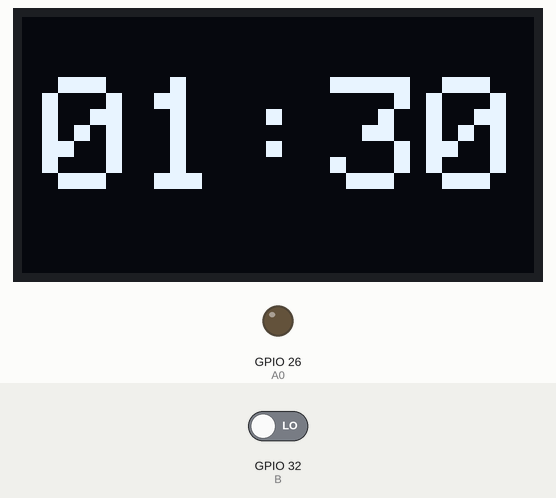
The sketch below on a simulated ESP32. Parts: 128×64 one-colour display, output pins drawn as LEDs (lit = HIGH). The inputs (shaded band) are chosen by the test bench; at power-on: GPIO 32 (B) LOW. Pins used as bus, display or sensor lines are not drawn.

Above: at 1.2 s.
1.3 s: GPIO 32 (B) driven HIGH
At 1.5 s:
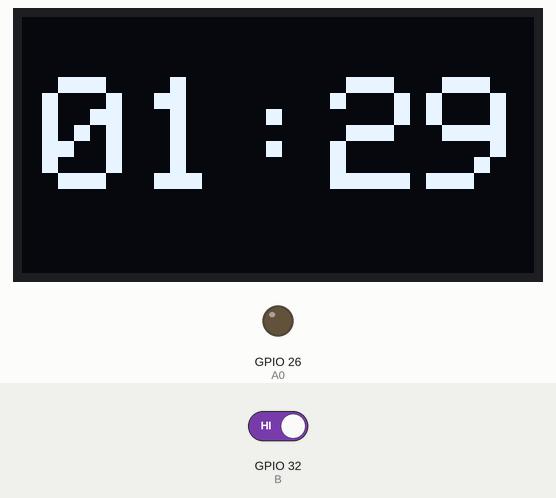
At 13.6 s:
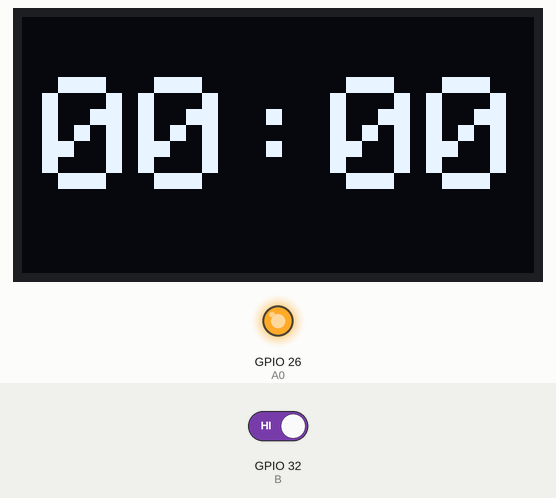
Timing chart, 0 to 13.9 s (numbered marks = the images above; inputs shaded):
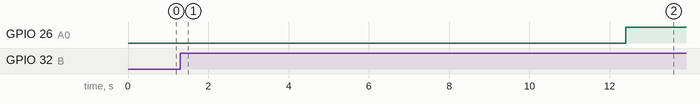

The sketch:

sketch_mar09a.ino
```cpp
#include <Adafruit_SH110X.h>
#include <splash.h>

#include <Adafruit_GFX.h>
#include <Adafruit_GrayOLED.h>
#include <Adafruit_SPITFT.h>
#include <Adafruit_SPITFT_Macros.h>
#include <gfxfont.h>

#include "FeatherShieldPinouts.h"
#define B 32
#define C 14

Adafruit_SH1107 display = Adafruit_SH1107(64, 128, &Wire);
hw_timer_t*timer=NULL;
hw_timer_t*timer2=NULL;

bool volatile Ap = false;
bool volatile led2 = false;

int s = 30;
int m = 1;

void IRAM_ATTR Tim1Int(){
  if (Ap == true) {
    s--;
    if (m == 0 && s == 0) {
      Ap = false;
      digitalWrite(A0,HIGH);
      led2 = false;
    }
    else if (m <= 0) {
      led2 = true;
      if (led2 == true) {
        if (digitalRead(D4) == HIGH) {
          digitalWrite(D4,LOW);
        }
        else {
          digitalWrite(D4,HIGH);
        }
      }
    }
    if (m != 0 && s == 0) {
      s = 59;
      m--;
    }
  }
}

void IRAM_ATTR But1Int(){
  if (Ap == false){
    Ap = true;
  }
  else {
    Ap = false;
  }
}

void setup() {
 display.begin(0x3C, true);
 display.clearDisplay();
 Serial.begin(115200);
 pinMode(B, INPUT);
 pinMode(A0, OUTPUT);
 pinMode(D4, OUTPUT);


 timer=timerBegin(0,10,true);
 timerAttachInterrupt(timer,&Tim1Int,true);
 timerAlarmWrite(timer,1000000,true);
 timerAlarmEnable(timer);

 attachInterrupt(B, But1Int, RISING);
 Ap = false;
}

void loop() {

  display.clearDisplay();

  display.setTextSize(4);
  display.setTextColor(SH110X_WHITE);
  display.setCursor(5, 15);
  display.setRotation(3);

  if (s < 10) {
    if (m < 10) {
      display.print("0");
      display.print(m);
      display.print(":0");
      display.print(s);
    }
    else {
      display.print(m);
      display.print(":0");
      display.print(s);
    }
  }
  else if (m < 10) {
    display.print("0");
    display.print(m);
    display.print(":");
    display.print(s);
  }
  else {
    display.print(m);
    display.print(":");
    display.print(s);
  }
  display.display();
}
```

FeatherShieldPinouts.h
```cpp
#define A0 26
#define A1 25
#define A2 34
#define A3 39
#define A4 36
#define A5 4
#define D2 14
#define D3 32
#define D4 15
#define D5 33
#define RX 16
#define TX 17
#define SCL 22
#define SDA 22
#define SCL 23
#define SDA 23
```

Measured:
- after the input at 1.3 s, GPIO 26 (A0): LOW → HIGH after 11.1 s; the display: changes after 0.14 s (image 1)
